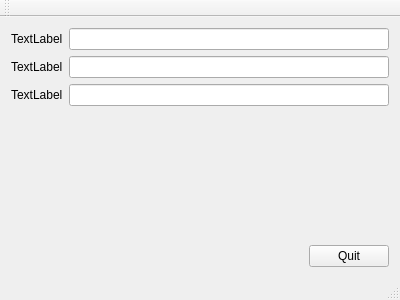
<?xml version="1.0" encoding="UTF-8"?>
<ui version="4.0">
 <class>MainWindow</class>
 <widget class="QMainWindow" name="MainWindow">
  <property name="geometry">
   <rect>
    <x>0</x>
    <y>0</y>
    <width>400</width>
    <height>300</height>
   </rect>
  </property>
  <property name="windowTitle">
   <string>MainWindow</string>
  </property>
  <widget class="QWidget" name="centralWidget">
   <layout class="QGridLayout" name="gridLayout">
    <item row="0" column="0" colspan="2">
     <layout class="QVBoxLayout" name="verticalLayout">
      <item>
       <layout class="QHBoxLayout" name="horizontalLayout_2">
        <item>
         <widget class="QLabel" name="label">
          <property name="text">
           <string>TextLabel</string>
          </property>
         </widget>
        </item>
        <item>
         <widget class="QLineEdit" name="lineEdit"/>
        </item>
       </layout>
      </item>
      <item>
       <layout class="QHBoxLayout" name="horizontalLayout_3">
        <item>
         <widget class="QLabel" name="label_2">
          <property name="text">
           <string>TextLabel</string>
          </property>
         </widget>
        </item>
        <item>
         <widget class="QLineEdit" name="lineEdit_2"/>
        </item>
       </layout>
      </item>
      <item>
       <layout class="QHBoxLayout" name="horizontalLayout_4">
        <item>
         <widget class="QLabel" name="label_3">
          <property name="text">
           <string>TextLabel</string>
          </property>
         </widget>
        </item>
        <item>
         <widget class="QLineEdit" name="lineEdit_3"/>
        </item>
       </layout>
      </item>
     </layout>
    </item>
    <item row="1" column="1">
     <spacer name="verticalSpacer">
      <property name="orientation">
       <enum>Qt::Vertical</enum>
      </property>
      <property name="sizeHint" stdset="0">
       <size>
        <width>20</width>
        <height>79</height>
       </size>
      </property>
     </spacer>
    </item>
    <item row="2" column="0">
     <spacer name="horizontalSpacer">
      <property name="orientation">
       <enum>Qt::Horizontal</enum>
      </property>
      <property name="sizeHint" stdset="0">
       <size>
        <width>288</width>
        <height>20</height>
       </size>
      </property>
     </spacer>
    </item>
    <item row="2" column="1">
     <widget class="QPushButton" name="pushButton_2">
      <property name="text">
       <string>Quit</string>
      </property>
     </widget>
    </item>
   </layout>
  </widget>
  <widget class="QMenuBar" name="menuBar">
   <property name="geometry">
    <rect>
     <x>0</x>
     <y>0</y>
     <width>400</width>
     <height>25</height>
    </rect>
   </property>
  </widget>
  <widget class="QToolBar" name="mainToolBar">
   <attribute name="toolBarArea">
    <enum>TopToolBarArea</enum>
   </attribute>
   <attribute name="toolBarBreak">
    <bool>false</bool>
   </attribute>
  </widget>
  <widget class="QStatusBar" name="statusBar"/>
 </widget>
 <layoutdefault spacing="6" margin="11"/>
 <resources/>
 <connections>
  <connection>
   <sender>pushButton_2</sender>
   <signal>clicked(bool)</signal>
   <receiver>MainWindow</receiver>
   <slot>close()</slot>
   <hints>
    <hint type="sourcelabel">
     <x>333</x>
     <y>248</y>
    </hint>
    <hint type="destinationlabel">
     <x>102</x>
     <y>219</y>
    </hint>
   </hints>
  </connection>
 </connections>
</ui>
